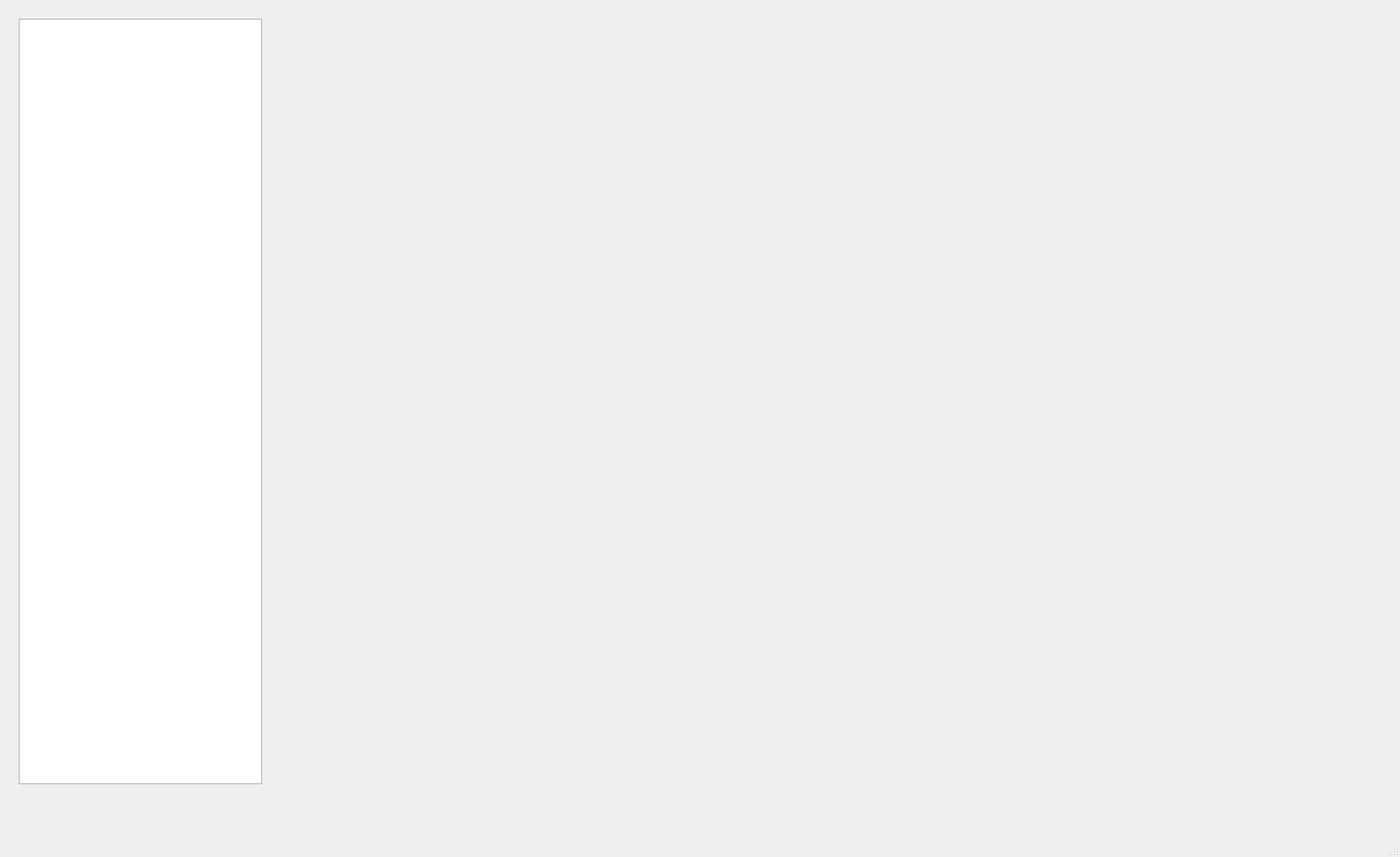
<?xml version="1.0" encoding="UTF-8"?>
<ui version="4.0">
 <class>MainWindow</class>
 <widget class="QMainWindow" name="MainWindow">
  <property name="geometry">
   <rect>
    <x>0</x>
    <y>0</y>
    <width>1501</width>
    <height>919</height>
   </rect>
  </property>
  <property name="windowTitle">
   <string>MainWindow</string>
  </property>
  <widget class="QWidget" name="centralwidget">
   <widget class="QListWidget" name="listWidget">
    <property name="geometry">
     <rect>
      <x>20</x>
      <y>20</y>
      <width>261</width>
      <height>821</height>
     </rect>
    </property>
   </widget>
  </widget>
  <widget class="QMenuBar" name="menubar">
   <property name="geometry">
    <rect>
     <x>0</x>
     <y>0</y>
     <width>1501</width>
     <height>26</height>
    </rect>
   </property>
  </widget>
  <widget class="QStatusBar" name="statusbar"/>
 </widget>
 <resources/>
 <connections/>
</ui>
